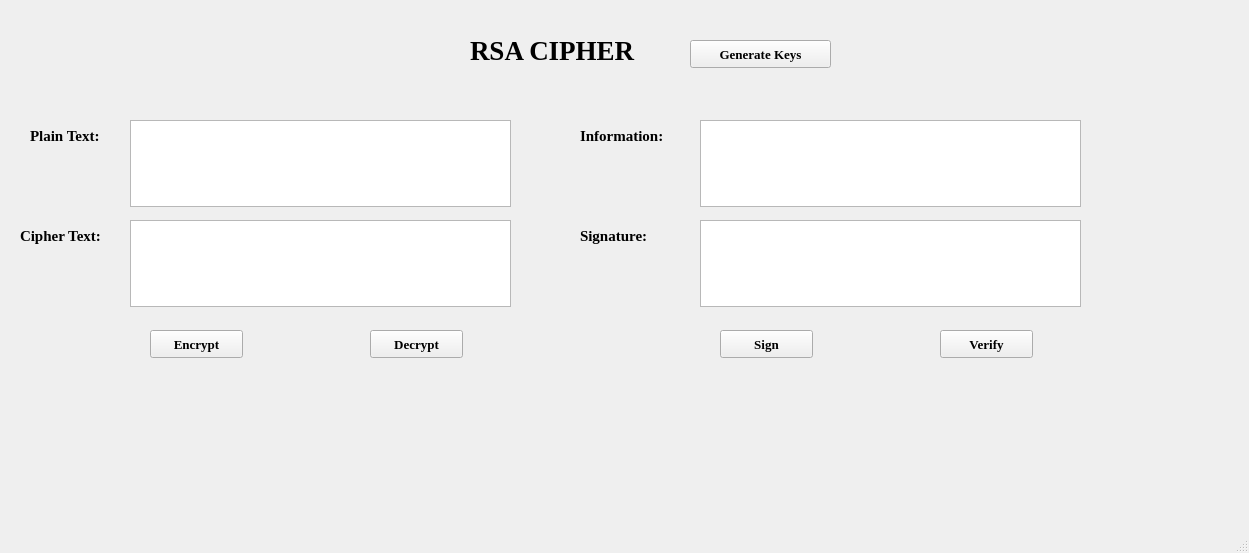
<?xml version="1.0" encoding="UTF-8"?>
<ui version="4.0">
 <class>MainWindow</class>
 <widget class="QMainWindow" name="MainWindow">
  <property name="geometry">
   <rect>
    <x>0</x>
    <y>0</y>
    <width>1249</width>
    <height>553</height>
   </rect>
  </property>
  <property name="windowTitle">
   <string>MainWindow</string>
  </property>
  <widget class="QWidget" name="centralwidget">
   <widget class="QPlainTextEdit" name="txt_cipher_text">
    <property name="geometry">
     <rect>
      <x>130</x>
      <y>220</y>
      <width>381</width>
      <height>87</height>
     </rect>
    </property>
   </widget>
   <widget class="QLabel" name="label_3">
    <property name="geometry">
     <rect>
      <x>20</x>
      <y>220</y>
      <width>91</width>
      <height>31</height>
     </rect>
    </property>
    <property name="font">
     <font>
      <family>Times New Roman</family>
      <pointsize>11</pointsize>
      <weight>75</weight>
      <bold>true</bold>
     </font>
    </property>
    <property name="text">
     <string>Cipher Text:</string>
    </property>
   </widget>
   <widget class="QPushButton" name="btn_decrypt">
    <property name="geometry">
     <rect>
      <x>370</x>
      <y>330</y>
      <width>93</width>
      <height>28</height>
     </rect>
    </property>
    <property name="font">
     <font>
      <family>Times New Roman</family>
      <pointsize>10</pointsize>
      <weight>75</weight>
      <bold>true</bold>
     </font>
    </property>
    <property name="text">
     <string>Decrypt</string>
    </property>
   </widget>
   <widget class="QLabel" name="label_2">
    <property name="geometry">
     <rect>
      <x>30</x>
      <y>120</y>
      <width>91</width>
      <height>31</height>
     </rect>
    </property>
    <property name="font">
     <font>
      <family>Times New Roman</family>
      <pointsize>11</pointsize>
      <weight>75</weight>
      <bold>true</bold>
     </font>
    </property>
    <property name="text">
     <string>Plain Text:</string>
    </property>
   </widget>
   <widget class="QPushButton" name="btn_encrypt">
    <property name="geometry">
     <rect>
      <x>150</x>
      <y>330</y>
      <width>93</width>
      <height>28</height>
     </rect>
    </property>
    <property name="font">
     <font>
      <family>Times New Roman</family>
      <pointsize>10</pointsize>
      <weight>75</weight>
      <bold>true</bold>
     </font>
    </property>
    <property name="text">
     <string>Encrypt</string>
    </property>
   </widget>
   <widget class="QLabel" name="label">
    <property name="geometry">
     <rect>
      <x>470</x>
      <y>10</y>
      <width>281</width>
      <height>81</height>
     </rect>
    </property>
    <property name="font">
     <font>
      <family>Times New Roman</family>
      <pointsize>20</pointsize>
      <weight>75</weight>
      <bold>true</bold>
     </font>
    </property>
    <property name="text">
     <string>RSA CIPHER</string>
    </property>
   </widget>
   <widget class="QPlainTextEdit" name="txt_plain_text">
    <property name="geometry">
     <rect>
      <x>130</x>
      <y>120</y>
      <width>381</width>
      <height>87</height>
     </rect>
    </property>
   </widget>
   <widget class="QPushButton" name="btn_generate_keys">
    <property name="geometry">
     <rect>
      <x>690</x>
      <y>40</y>
      <width>141</width>
      <height>28</height>
     </rect>
    </property>
    <property name="font">
     <font>
      <family>Times New Roman</family>
      <pointsize>10</pointsize>
      <weight>75</weight>
      <bold>true</bold>
     </font>
    </property>
    <property name="text">
     <string>Generate Keys</string>
    </property>
   </widget>
   <widget class="QLabel" name="label_4">
    <property name="geometry">
     <rect>
      <x>580</x>
      <y>120</y>
      <width>111</width>
      <height>31</height>
     </rect>
    </property>
    <property name="font">
     <font>
      <family>Times New Roman</family>
      <pointsize>11</pointsize>
      <weight>75</weight>
      <bold>true</bold>
     </font>
    </property>
    <property name="text">
     <string>Information:</string>
    </property>
   </widget>
   <widget class="QPlainTextEdit" name="txt_signature">
    <property name="geometry">
     <rect>
      <x>700</x>
      <y>220</y>
      <width>381</width>
      <height>87</height>
     </rect>
    </property>
   </widget>
   <widget class="QPushButton" name="btn_sign">
    <property name="geometry">
     <rect>
      <x>720</x>
      <y>330</y>
      <width>93</width>
      <height>28</height>
     </rect>
    </property>
    <property name="font">
     <font>
      <family>Times New Roman</family>
      <pointsize>10</pointsize>
      <weight>75</weight>
      <bold>true</bold>
     </font>
    </property>
    <property name="text">
     <string>Sign</string>
    </property>
   </widget>
   <widget class="QPushButton" name="btn_verify">
    <property name="geometry">
     <rect>
      <x>940</x>
      <y>330</y>
      <width>93</width>
      <height>28</height>
     </rect>
    </property>
    <property name="font">
     <font>
      <family>Times New Roman</family>
      <pointsize>10</pointsize>
      <weight>75</weight>
      <bold>true</bold>
     </font>
    </property>
    <property name="text">
     <string>Verify</string>
    </property>
   </widget>
   <widget class="QLabel" name="label_5">
    <property name="geometry">
     <rect>
      <x>580</x>
      <y>220</y>
      <width>91</width>
      <height>31</height>
     </rect>
    </property>
    <property name="font">
     <font>
      <family>Times New Roman</family>
      <pointsize>11</pointsize>
      <weight>75</weight>
      <bold>true</bold>
     </font>
    </property>
    <property name="text">
     <string>Signature:</string>
    </property>
   </widget>
   <widget class="QPlainTextEdit" name="txt_information">
    <property name="geometry">
     <rect>
      <x>700</x>
      <y>120</y>
      <width>381</width>
      <height>87</height>
     </rect>
    </property>
   </widget>
  </widget>
  <widget class="QMenuBar" name="menubar">
   <property name="geometry">
    <rect>
     <x>0</x>
     <y>0</y>
     <width>1249</width>
     <height>26</height>
    </rect>
   </property>
  </widget>
  <widget class="QStatusBar" name="statusbar"/>
 </widget>
 <resources/>
 <connections/>
</ui>
